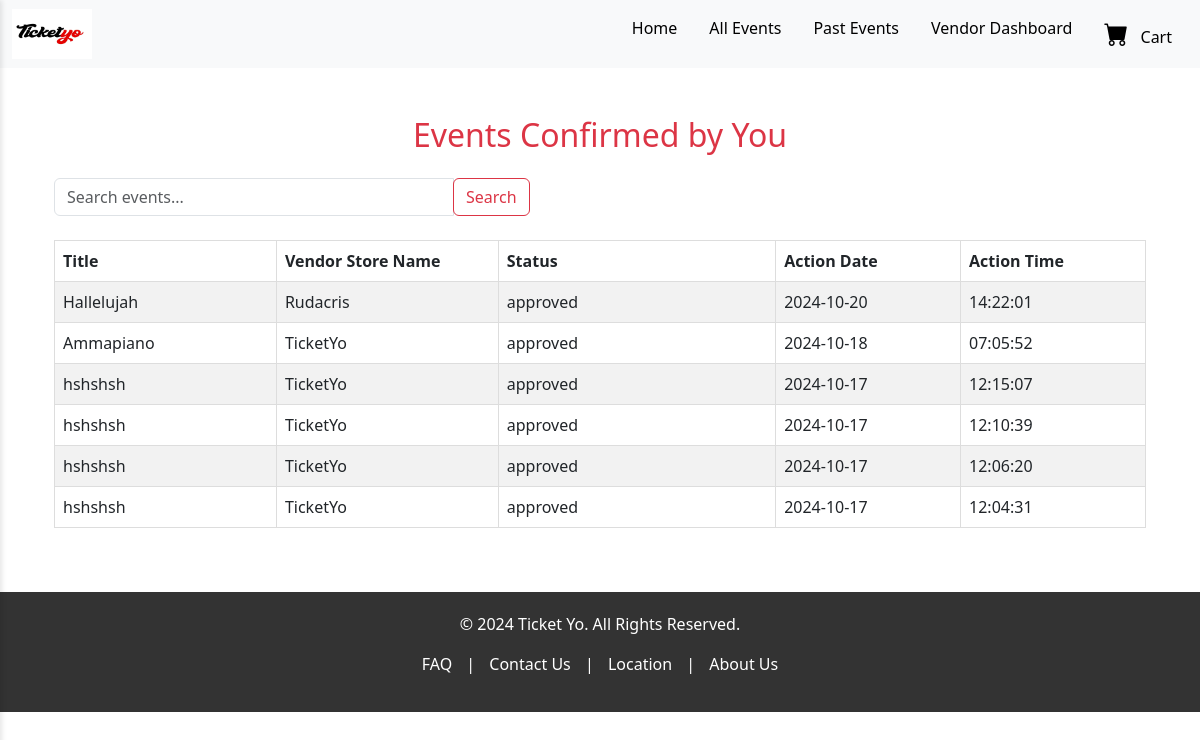
The page /vendors/events-confirmed/ (signed in) on the database as committed earlier.
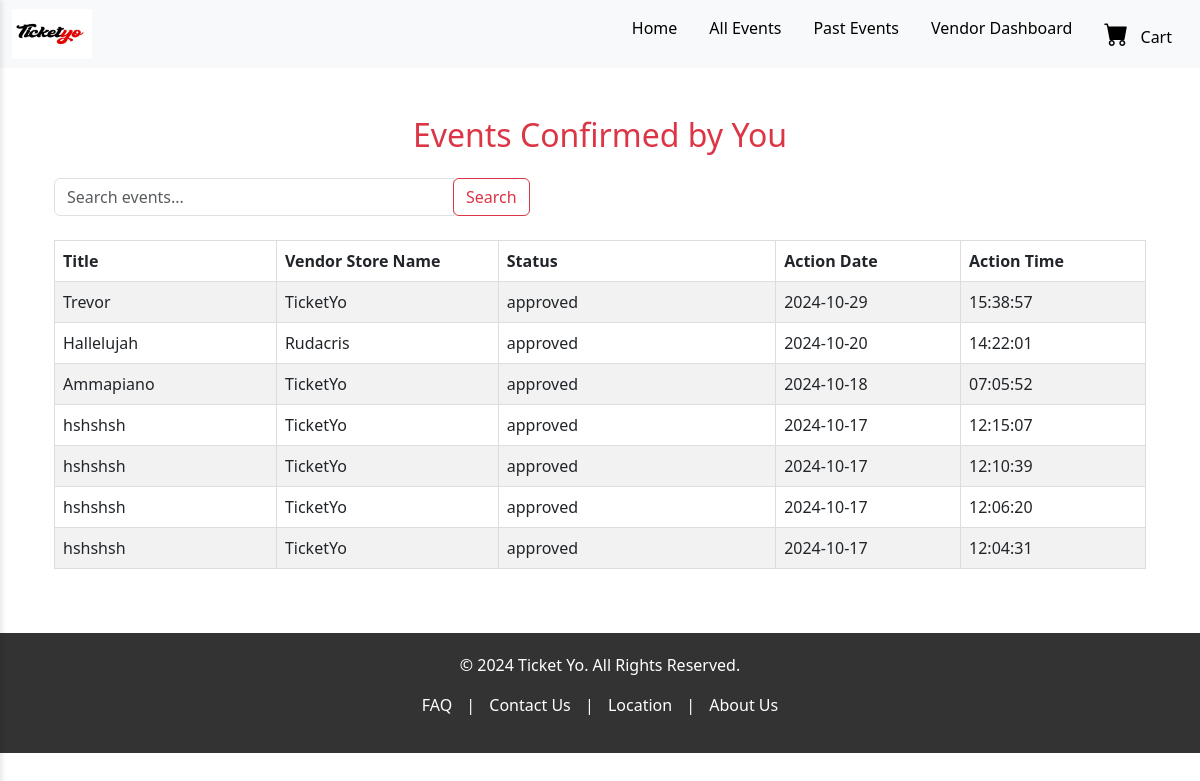
The same page on the database as committed later.
### events/models.py (models this page shows, shortened)
class ActionLog(models.Model):
    admin_user = models.ForeignKey(get_user_model(), on_delete=models.CASCADE)  # Link to the user who performed the action
    event = models.ForeignKey(Event, on_delete=models.CASCADE)  # Direct reference to Event model
    action = models.CharField(max_length=50)  # E.g., 'approved' or 'rejected'
    timestamp = models.DateTimeField(default=timezone.now)  # Time of the action

class Event(models.Model):
    STATUS_CHOICES = [
        ('pending', 'Pending'),
        ('approved', 'Approved'),
        ('rejected', 'Rejected'),
    ]
    user = models.ForeignKey(settings.AUTH_USER_MODEL, on_delete=models.CASCADE, related_name='events')
    poster = models.ImageField(upload_to='event_posters/')
    title = models.CharField(max_length=200)
    description = models.TextField()
    category = models.CharField(max_length=100)
    start_date = models.DateTimeField()
    end_date = models.DateTimeField(null=True, blank=True)
    venue_name = models.CharField(max_length=100)
    regular_price = models.DecimalField(max_digits=10, decimal_places=2)
    sale_price = models.DecimalField(max_digits=10, decimal_places=2, null=True, blank=True)
    tickets_available = models.PositiveIntegerField(null=True, blank=True)
    tickets_sold = models.PositiveIntegerField(default=0)
    status = models.CharField(max_length=10, choices=STATUS_CHOICES, default='pending')
    adminaction = models.ForeignKey(settings.AUTH_USER_MODEL, on_delete=models.SET_NULL, null=True, blank=True, editable=False)

### accounts/models.py (models this page shows, shortened)
class User(AbstractBaseUser, PermissionsMixin):
    username = models.CharField(max_length=30, unique=True)
    email = models.EmailField(unique=True)
    first_name = models.CharField(max_length=30)
    last_name = models.CharField(max_length=30)
    storename = models.CharField(max_length=50, blank=True, null=True)  # Vendor only
    store_phone = models.CharField(max_length=15, blank=True, null=True)  # Vendor only
    assigned_events = models.ManyToManyField('events.Event', related_name='assigned_agents', blank=True)  # POSAgent only
    is_verified = models.BooleanField(default=False)  # Customer-specific
    verification_code = models.CharField(max_length=6, blank=True, null=True)
    verification_code_created_at = models.DateTimeField(null=True, blank=True)
    is_superuser = models.BooleanField(default=False)
    is_staff = models.BooleanField(default=False)
    is_vendor = models.BooleanField(default=False)
    is_customer = models.BooleanField(default=False)
    is_posagent = models.BooleanField(default=False)
    is_active = models.BooleanField(default=True)
    objects = UserManager()
    USERNAME_FIELD = 'username'
    REQUIRED_FIELDS = ['email', 'first_name', 'last_name']

### vendors/decorators.py (the view)
    def _wrapped_view(request, *args, **kwargs):
        if request.user.is_authenticated and hasattr(request.user, 'is_vendor') and request.user.is_vendor:
            return view_func(request, *args, **kwargs)
        else:
            raise PermissionDenied("You are not allowed to access this page.")  # Return Permission Denied error

### vendors/views.py (called while the page is built, shortened)
@login_required
@vendor_required
def events_confirmed_view(request):
    user = request.user  # Change to User
    action_logs = ActionLog.objects.filter(admin_user=user).select_related('event').order_by('-timestamp')
    search_query = request.GET.get('search', '')
    context = {
        'action_logs': action_logs,
        'search_query': search_query,
    }
    return render(request, 'events/events_confirmed.html', context)

### templates/events/events_confirmed.html (shortened to what this page needs)
{% extends 'frontend/base.html' %}
{% load static %}
{% block content %}
<link rel="stylesheet" href="{% static 'events/events.css' %}">
<div class="container mt-5">
    <h2 class="text-center text-danger mb-4">Events Confirmed by You</h2>
    <form method="GET" class="mb-4 mt-4">
        <div class="input-group">
            <input type="text" name="search" class="form-control" placeholder="Search events..." value="{{ search_query }}">
            <div class="input-group-append">
                <button class="btn btn-outline-danger" type="submit">Search</button>
            </div>
        </div>
    </form>
    <div class="table-responsive mt-4">
        <table class="table table-hover table-striped">
            <thead class="thead-light">
                <tr>
                    <th class="title-column">Title</th>
                    <th class="vendor-column d-none d-md-table-cell">Vendor Store Name</th>
                    <th class="status-column">Status</th>
                    <th class="date-column">Action Date</th>
                    <th class="time-column">Action Time</th>
                </tr>
            </thead>
            <tbody>
                {% for log in action_logs %}
                <tr class="event-row" data-event-id="{{ log.event.id }}">
                    <td class="clickable">{{ log.event.title }}</td>
                    <td  class="vendor-column d-none d-md-table-cell"> {{ log.event.user.storename }}</td>
                    <td>{{ log.action }}</td>
                    <td>{{ log.timestamp|date:"Y-m-d" }}</td>
                    <td>{{ log.timestamp|date:"H:i:s" }}</td>
                </tr>
                {% empty %}
                <tr>
                    <td colspan="5" class="text-center">No events found.</td>
                </tr>
                {% endfor %}
            </tbody>
        </table>
    </div>
</div>
{% endblock %}

Rows that differ between the two databases and show on the page:
added ActionLog: event "Trevor", event.user.storename "TicketYo", action "approved", timestamp "2024-10-29", timestamp "15:38:57"
